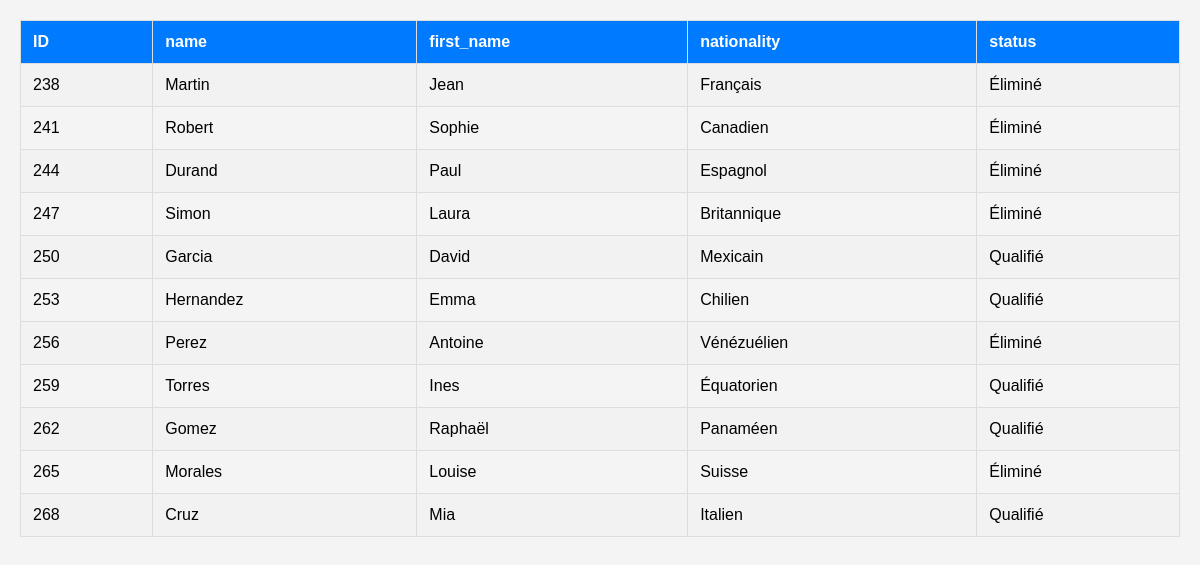
/run1.php, run on the app's committed database.
### tables this page shows
CREATE TABLE `course_athelete` (
  `course_id` bigint(20) UNSIGNED NOT NULL,
  `athelete_id` bigint(20) UNSIGNED NOT NULL,
  `temps` double NOT NULL
);

CREATE TABLE `athelete` (
  `name` varchar(255) NOT NULL,
  `firstname` varchar(255) NOT NULL,
  `email` varchar(255) NOT NULL,
  `password` varchar(255) NOT NULL,
  `id` bigint(20) UNSIGNED NOT NULL,
  `nationality` varchar(20) NOT NULL,
  `distance` int(32) NOT NULL,
  `date_de_naissance` date DEFAULT NULL,
  `penality` varchar(255) DEFAULT NULL,
  `status` varchar(255) NOT NULL DEFAULT 'attente'
);

### run1.php (the view, shortened to what this page needs)
<!DOCTYPE html>
<html lang="en">
<head>
</head>
<body>
</body>
</html>
<?php
include("sql.php");
$conn = new mysqli($db_server, $db_user, $db_pass, $db_name);
$sql="SELECT * FROM athelete a JOIN course_athelete c ON a.id=c.athelete_id WHERE c.course_id=1;";
$result= $conn->query($sql);
if ($result->num_rows > 0) {
    echo "<table border='1'><tr><th>ID</th><th>name</th><th>first_name</th><th>nationality</th><th>status</th></tr>";
    while ($row = $result->fetch_assoc()) {
        echo "<tr>
                <td>" . htmlspecialchars($row["id"]) . "</td>
                <td>" . htmlspecialchars($row["name"]) . "</td>
                <td>" . htmlspecialchars($row["firstname"]) . "</td>
                <td>" . htmlspecialchars($row["nationality"]) . "</td>
                <td>" . htmlspecialchars($row["status"]) . "</td>
              </tr>";
    }
    echo "</table>";
} else {
    echo "Aucun athlète trouvé.";
}
?>

### run1.php (style rules this page uses)
body { font-family: Arial, sans-serif; background-color: #f4f4f4; margin: 0; padding: 20px; }
table { width: 100%; border-collapse: collapse; margin-bottom: 20px; }
table, th, td { border: 1px solid #ddd; }
th, td { padding: 12px; text-align: left; }
th { background-color: #007BFF; color: white; }
tr:nth-child(even) { background-color: #f2f2f2; }

### data on the page
course_athelete: athelete "238", athelete.name "Martin", athelete.firstname "Jean", athelete.nationality "Français", athelete.status "Éliminé"
course_athelete: athelete "241", athelete.name "Robert", athelete.firstname "Sophie", athelete.nationality "Canadien", athelete.status "Éliminé"
course_athelete: athelete "244", athelete.name "Durand", athelete.firstname "Paul", athelete.nationality "Espagnol", athelete.status "Éliminé"
course_athelete: athelete "247", athelete.name "Simon", athelete.firstname "Laura", athelete.nationality "Britannique", athelete.status "Éliminé"
course_athelete: athelete "250", athelete.name "Garcia", athelete.firstname "David", athelete.nationality "Mexicain", athelete.status "Qualifié"
course_athelete: athelete "253", athelete.name "Hernandez", athelete.firstname "Emma", athelete.nationality "Chilien", athelete.status "Qualifié"
course_athelete: athelete "256", athelete.name "Perez", athelete.firstname "Antoine", athelete.nationality "Vénézuélien", athelete.status "Éliminé"
course_athelete: athelete "259", athelete.name "Torres", athelete.firstname "Ines", athelete.nationality "Équatorien", athelete.status "Qualifié"
course_athelete: athelete "262", athelete.name "Gomez", athelete.firstname "Raphaël", athelete.nationality "Panaméen", athelete.status "Qualifié"
course_athelete: athelete "265", athelete.name "Morales", athelete.firstname "Louise", athelete.nationality "Suisse", athelete.status "Éliminé"
course_athelete: athelete "268", athelete.name "Cruz", athelete.firstname "Mia", athelete.nationality "Italien", athelete.status "Qualifié"
